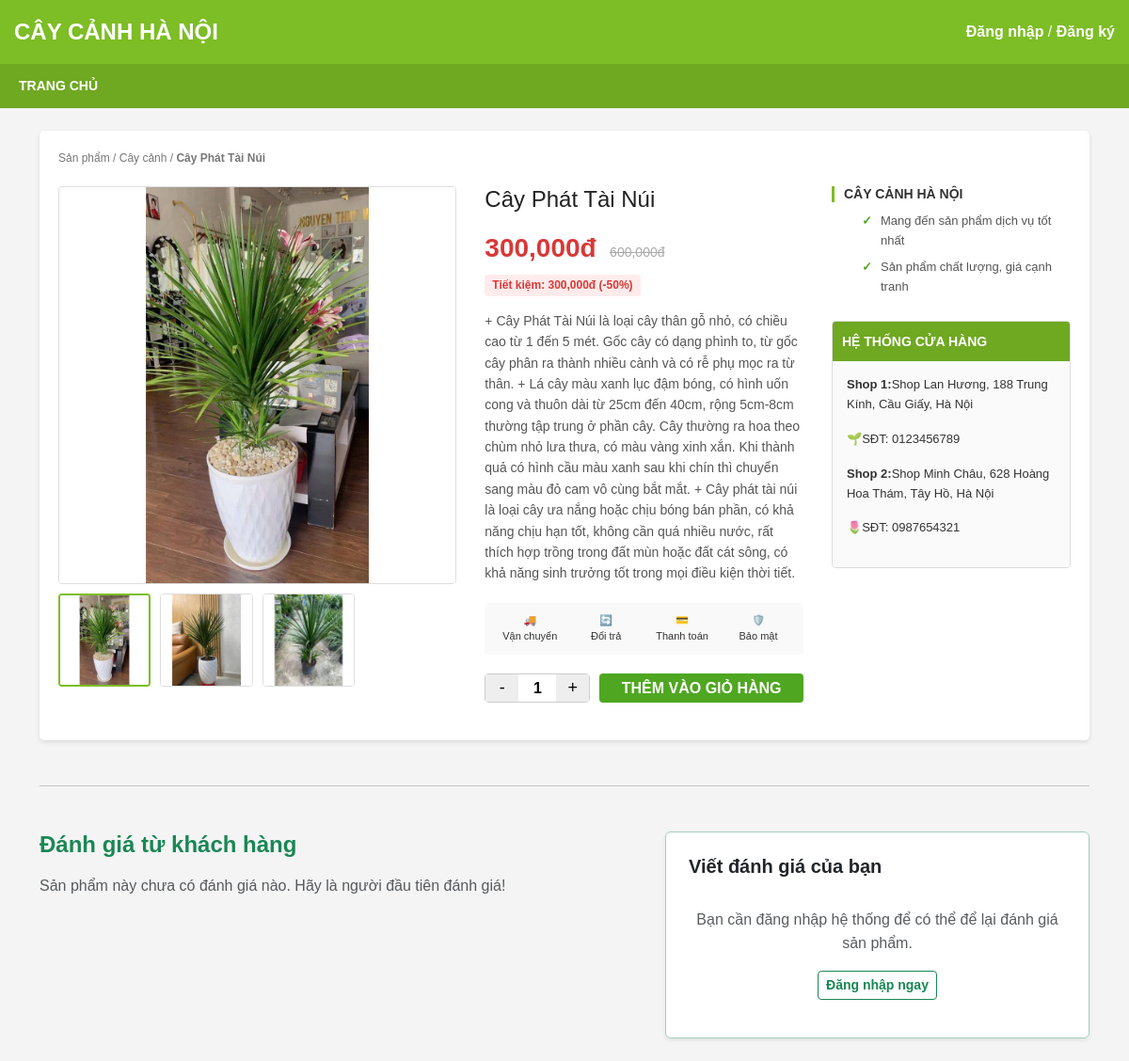
Page /product/11 on the committed database.
### models.py (models this page shows)
class Product(db.Model):
    id = db.Column(db.Integer, primary_key=True)
    name = db.Column(db.String(200), nullable=False)
    category = db.Column(db.String(100), nullable=False)
    old_price = db.Column(db.Integer)
    new_price = db.Column(db.Integer, nullable=False)
    description = db.Column(db.Text)
    sold_count = db.Column(db.Integer, default=0)
    images = db.relationship('ProductImage', backref='product', cascade="all, delete-orphan", lazy=True)
    reviews = db.relationship('Review', backref='product', cascade="all, delete-orphan", lazy=True)

class ProductImage(db.Model):
    id = db.Column(db.Integer, primary_key=True)
    image_url = db.Column(db.String(500), nullable=False)
    product_id = db.Column(db.Integer, db.ForeignKey('product.id'), nullable=False)

### routes/product.py (the view)
@product_bp.route('/product/<int:product_id>')
def detail(product_id):
    product = Product.query.get_or_404(product_id)
    tiet_kiem = 0
    phan_tram = 0
    if product.old_price and product.old_price > product.new_price:
        tiet_kiem = product.old_price - product.new_price
        phan_tram = int((tiet_kiem / product.old_price) * 100)
    reviews = Review.query.filter_by(product_id=product_id).order_by(Review.created_at.desc()).all()
    avg_rating = 0
    if reviews:
        avg_rating = round(sum(r.rating for r in reviews) / len(reviews), 1)
    return render_template('product_detail.html',
                           product=product,
                           tiet_kiem=tiet_kiem,
                           phan_tram_giam=phan_tram,
                           reviews=reviews,
                           avg_rating=avg_rating)

### templates/product_detail.html (shortened to what this page needs)
{% extends 'base.html' %}
{% block content %}
<main class="trang-chinh">
    <div class="duong-dan">Sản phẩm / {{ product.category }} / <b>{{ product.name }}</b></div>
    <div class="bo-cuc-3-cot">
        <div>
            {% if product.images %}
                <img class="anh-chinh" id="mainImg" src="{{ url_for('static', filename=product.images[0].image_url) }}" alt="{{ product.name }}">
                <div class="danh-sach-anh-nho">
                    {% for img in product.images %}
                        <img class="anh-nho {% if loop.first %}kich-hoat{% endif %}" src="{{ url_for('static', filename=img.image_url) }}" onclick="changeImage(this)">
                    {% endfor %}
                </div>
            {% else %}
                <img class="anh-chinh" src="https://images.unsplash.com/photo-1614594975525-e45190c55d0b?auto=format&fit=crop&q=80&w=600">
            {% endif %}
        </div>
        <div>
            <h1 class="ten-san-pham">{{ product.name }}</h1>
            <div class="khung-gia">
                <span class="gia-moi">{{ "{:,}".format(product.new_price) }}đ</span>
                {% if product.old_price %}
                    <span class="gia-cu">{{ "{:,}".format(product.old_price) }}đ</span><br>
                    <span class="tiet-kiem">Tiết kiệm: {{ "{:,}".format(tiet_kiem) }}đ (-{{ phan_tram_giam }}%)</span>
                {% endif %}
            </div>
            <p class="mo-ta">{{ product.description }}</p>
            <div class="chinh-sach-icon">
                <div>🚚<br>Vận chuyển</div><div>🔄<br>Đổi trả</div><div>💳<br>Thanh toán</div><div>🛡️<br>Bảo mật</div>
            </div>
            <div class="khung-mua-hang">
                <div class="so-luong">
                    <button onclick="changeQty(-1)">-</button><input type="text" id="qty" value="1" readonly><button onclick="changeQty(1)">+</button>
                </div>
                <button class="nut-them-gio" onclick="alert('📢 Liên hệ với SĐT: 0123456789 hoặc 0987654321 để đặt hàng❗')">Thêm vào giỏ hàng</button>
            </div>
        </div>
        <div>
            <h3 class="tieu-de-cot-3">Cây Cảnh Hà Nội</h3>
            <ul class="danh-sach-cam-ket">
                <li>Mang đến sản phẩm dịch vụ tốt nhất</li><li>Sản phẩm chất lượng, giá cạnh tranh</li>
            </ul>
            <div class="hop-cua-hang">
                <div class="hop-tieu-de">Hệ thống cửa hàng</div>
                <div class="hop-noi-dung">
                    <p><b>Shop 1:</b>Shop Lan Hương, 188 Trung Kính, Cầu Giấy, Hà Nội</p> <p>🌱SĐT: 0123456789 </p>
                    <p><b>Shop 2:</b>Shop Minh Châu, 628 Hoàng Hoa Thám, Tây Hồ, Hà Nội</p> <p>🌷SĐT: 0987654321 </p></div>
            </div>
        </div>
    </div>
</main>
<hr class="my-5">
    <div class="row mt-4">
        <div class="col-md-7">
            <h4 class="fw-bold text-success mb-3">
                Đánh giá từ khách hàng
            </h4>
            {% if reviews %}
                <div class="review-list" style="max-height: 500px; overflow-y: auto;">
                    {% for r in reviews %}
                        <div class="card mb-3 border-0 shadow-sm bg-light">
                            <div class="card-body">
                                <div class="d-flex justify-content-between align-items-center mb-1">
                                    <b class="text-dark">{{ r.user.username }}</b>
                                    <small class="text-muted">{{ r.created_at.strftime('%d/%m/%Y %H:%M') }}</small>
                                </div>
                                <div class="text-warning mb-2">
                                    {% for i in range(r.rating) %}⭐{% endfor %}
                                </div>
                                <p class="card-text text-secondary mb-0">{{ r.comment }}</p>
                            </div>
                        </div>
                    {% endfor %}
                </div>
            {% else %}
                <p class="text-muted italic">Sản phẩm này chưa có đánh giá nào. Hãy là người đầu tiên đánh giá!</p>
            {% endif %}
        </div>
        <div class="col-md-5">
            <div class="p-4 bg-white rounded shadow-sm border border-success-subtle">
                <h5 class="fw-bold text-dark mb-3">Viết đánh giá của bạn</h5>
                {% if current_user.is_authenticated %}
                    <form method="POST" action="{{ url_for('product.add_review', product_id=product.id) }}">
                        <div class="mb-3">
                            <label class="form-label fw-bold">Chọn mức độ hài lòng:</label>
                            <select name="rating" class="form-select text-warning fw-bold" required>
                                <option value="5" class="text-warning">⭐⭐⭐⭐⭐ (Xuất sắc)</option>
                                <option value="4" class="text-warning">⭐⭐⭐⭐ (Tốt)</option>
                                <option value="3" class="text-warning">⭐⭐⭐ (Bình thường)</option>
                                <option value="2" class="text-warning">⭐⭐ (Kém)</option>
                                <option value="1" class="text-warning">⭐ (Quá tệ)</option>
                            </select>
                        </div>
                        <div class="mb-3">
                            <label class="form-label fw-bold">Nội dung nhận xét:</label>
                            <textarea name="comment" class="form-control" rows="4" placeholder="Chia sẻ trải nghiệm của bạn về loại cây này..." required></textarea>
                        </div>
                        <button type="submit" class="btn btn-success w-100 fw-bold" style="background-color: #6fa821;">Gửi đánh giá ngay</button>
                    </form>
                {% else %}
                    <div class="text-center py-3">
                        <p class="text-muted mb-3">Bạn cần đăng nhập hệ thống để có thể để lại đánh giá sản phẩm.</p>
                        <a href="{{ url_for('auth.login') }}" class="btn btn-outline-success fw-bold btn-sm">Đăng nhập ngay</a>
                    </div>
                {% endif %}
            </div>
        </div>
    </div>
{% endblock %}

### templates/base.html (style rules this page uses)
* { box-sizing: border-box; margin: 0; padding: 0; font-family: Arial, sans-serif; }
body { background-color: #f4f4f4; color: #333; line-height: 1.6; }
a { text-decoration: none; color: inherit; }

### templates/product_detail.html (style rules this page uses)
.trang-chinh { max-width: 1200px; margin: 0 auto; background: white; padding: 20px; border-radius: 5px; box-shadow: 0 2px 5px rgba(0,0,0,0.1); }
.duong-dan { font-size: 12px; color: #777; margin-bottom: 20px; }
.bo-cuc-3-cot { display: grid; grid-template-columns: 5fr 4fr 3fr; gap: 30px; }
.anh-chinh { width: 100%; border: 1px solid #ddd; border-radius: 4px; }
.danh-sach-anh-nho { display: grid; grid-template-columns: repeat(4, 1fr); gap: 10px; margin-top: 10px; }
.anh-nho { width: 100%; border: 1px solid #ddd; border-radius: 4px; cursor: pointer; }
.anh-nho.kich-hoat { border-color: #7dbd25; border-width: 2px; }
.ten-san-pham { font-size: 24px; color: #222; margin-bottom: 10px; }
.khung-gia { margin: 15px 0; }
.gia-moi { font-size: 28px; color: #d93838; font-weight: bold; }
.gia-cu { font-size: 14px; color: #aaa; text-decoration: line-through; margin-left: 10px; }
.tiet-kiem { display: inline-block; background: #ffebeb; color: #d93838; font-size: 12px; padding: 2px 8px; border-radius: 4px; margin-top: 5px; font-weight: bold; }
.mo-ta { font-size: 14px; color: #555; margin-bottom: 20px; }
.chinh-sach-icon { display: grid; grid-template-columns: repeat(4, 1fr); gap: 5px; text-align: center; font-size: 11px; background: #f9f9f9; padding: 10px; border-radius: 4px; margin-bottom: 20px; }
.khung-mua-hang { display: flex; gap: 10px; margin-bottom: 20px; }
.so-luong { display: flex; border: 1px solid #ccc; border-radius: 4px; }
.so-luong button { width: 35px; background: #eee; border: none; font-size: 18px; cursor: pointer; }
.so-luong input { width: 40px; text-align: center; border: none; font-weight: bold; }
.nut-them-gio { flex: 1; background: #4fa721; color: white; border: none; border-radius: 4px; font-weight: bold; font-size: 16px; cursor: pointer; text-transform: uppercase; }
.tieu-de-cot-3 { font-size: 14px; text-transform: uppercase; font-weight: bold; margin-bottom: 10px; border-left: 3px solid #7dbd25; padding-left: 10px; }
.danh-sach-cam-ket { list-style: none; font-size: 13px; color: #555; margin-bottom: 25px; }
.danh-sach-cam-ket li { margin-bottom: 8px; position: relative; padding-left: 20px; }
.danh-sach-cam-ket li::before { content: "✓"; color: #4fa721; position: absolute; left: 0; font-weight: bold; }
.hop-cua-hang { border: 1px solid #ddd; border-radius: 4px; overflow: hidden; }
.hop-tieu-de { background: #6fa821; color: white; padding: 10px; font-weight: bold; font-size: 14px; text-transform: uppercase; }
.hop-noi-dung { padding: 15px; font-size: 13px; background: #fafafa; }

### rows in the picture
Product: category "Cây cảnh", name "Cây Phát Tài Núi", new_price "300,000", old_price "600,000", description "+ Cây Phát Tài Núi là loại cây thân gỗ nhỏ, có chiều cao từ 1 đến 5 mét. Gốc cây có dạng phình to, từ gốc cây phân ra thành nhiều cành và có rễ phụ mọc ra từ thân. + Lá cây màu xanh lục đậm bóng, có hình uốn cong và thuôn dài từ 25cm đến 40cm, rộng 5cm-8cm thường tập trung ở phần cây. Cây thường ra hoa theo chùm nhỏ lưa thưa, có màu vàng xinh xắn. Khi thành quả có hình cầu màu xanh sau khi chín thì chuyển sang màu đỏ cam vô cùng bắt mắt. + Cây phát tài núi là loại cây ưa nắng hoặc chịu bóng bán phần, có khả năng chịu hạn tốt, không cần quá nhiều nước, rất thích hợp trồng trong đất mùn hoặc đất cát sông, có khả năng sinh trưởng tốt trong mọi điều kiện thời tiết."
ProductImage: image_url (picture)
ProductImage: image_url (picture)
ProductImage: image_url (picture)

### other values in the picture
{{ "{:,}".format(tiet_kiem) }} "300,000"
{{ phan_tram_giam }} "50"
